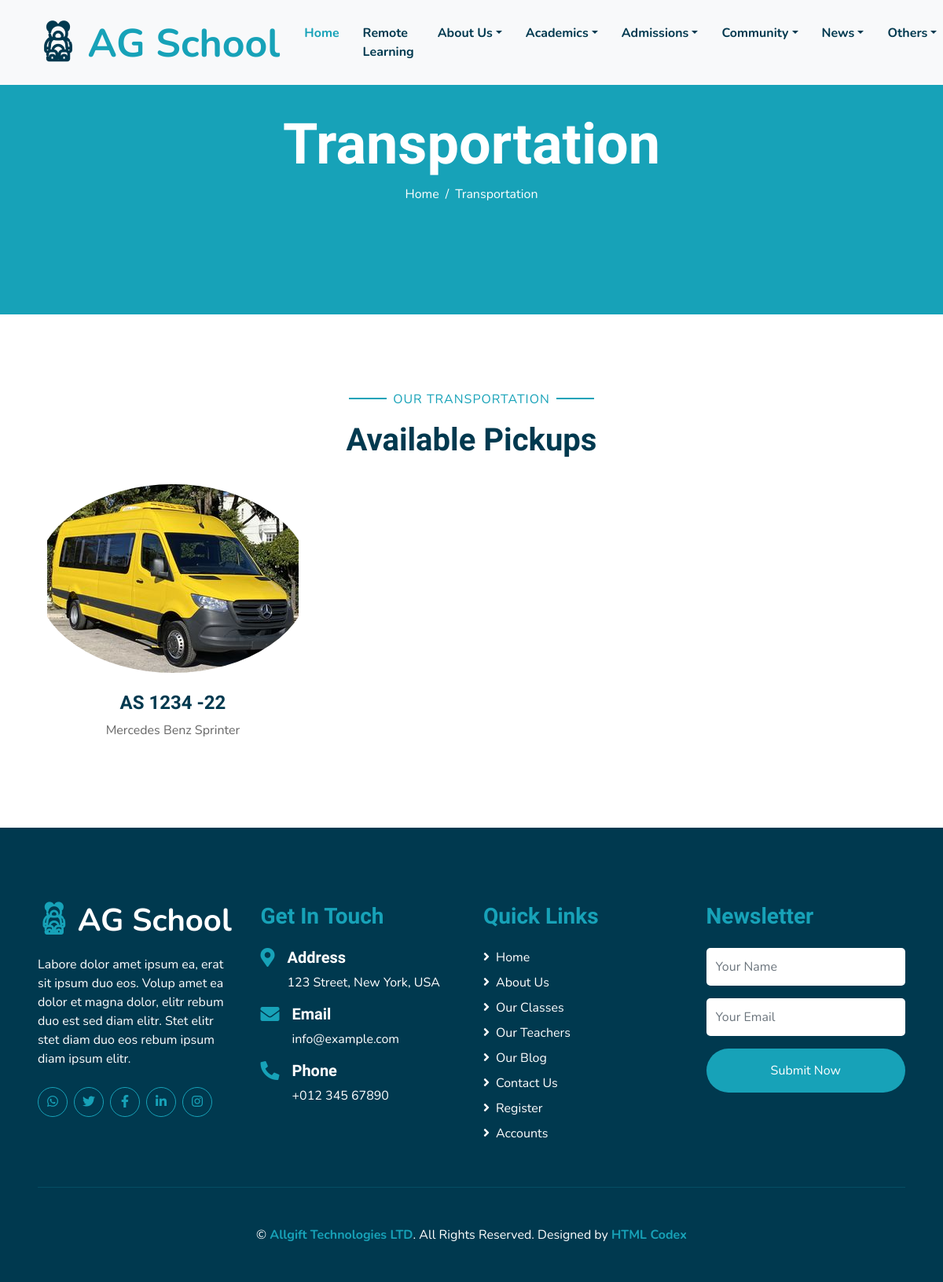
The page /transportation/ on the database its author committed.
### core/models.py (models this page shows, shortened)
class Transportation(models.Model):
    make = models.CharField(max_length=100)
    model = models.CharField(max_length=100)
    registered_number = models.CharField(max_length=15)
    driver_name = models.CharField(max_length=100)
    driver_contact = models.CharField(max_length=15)
    image = models.ImageField(upload_to='transport', null=True, blank=True)
    driver_picture = models.ImageField(null=True, default="default.jpg")

### core/views.py (the view)
# urls.py: path("transportation/", views.transportation, name='transportation'),
def transportation(request):
    transportation = Transportation.objects.all()
    context = {
        'transportation': transportation,
    }
    return render(request, 'core/transportation.html', context)

### templates/core/transportation.html (shortened to what this page needs)
{% extends 'base.html' %}
{% load static %}
{% block content %}
    <div class="container-fluid bg-primary mb-5">
      <div
        class="d-flex flex-column align-items-center justify-content-center"
        style="min-height: 400px"
      >
        <h3 class="display-3 font-weight-bold text-white">Transportation</h3>
        <div class="d-inline-flex text-white">
          <p class="m-0"><a class="text-white" href="{% url 'home' %}">Home</a></p>
          <p class="m-0 px-2">/</p>
          <p class="m-0">Transportation</p>
        </div>
      </div>
    </div>
    <div class="container-fluid pt-5">
      <div class="container">
        <div class="text-center pb-2">
          <p class="section-title px-5">
            <span class="px-2">Our Transportation</span>
          </p>
          <h1 class="mb-4">Available Pickups</h1>
        </div>
        <div class="row">
          {% for bus in  transportation %}
          <div class="col-md-6 col-lg-4 text-center team mb-5">
            <div
              class="position-relative overflow-hidden mb-4"
              style="border-radius: 100%"
            >
              <img class="img-fluid w-90" src="{{ bus.image.url }}" alt="" />
            </div>
            <a href="{% url 'transportation_details' bus.id %}"><h4>{{bus.registered_number}}</h4></a>
            <p>{{bus.make}} {{bus.model}}</p>
          </div>
          {% empty %}
          <p>No Bus Added yet</p>
          {% endfor %}
        </div>
      </div>
    </div>
{% endblock content %}

### rows shown on the page
Transportation: image (picture), registered_number "AS 1234 -22", make "Mercedes Benz", model "Sprinter"
